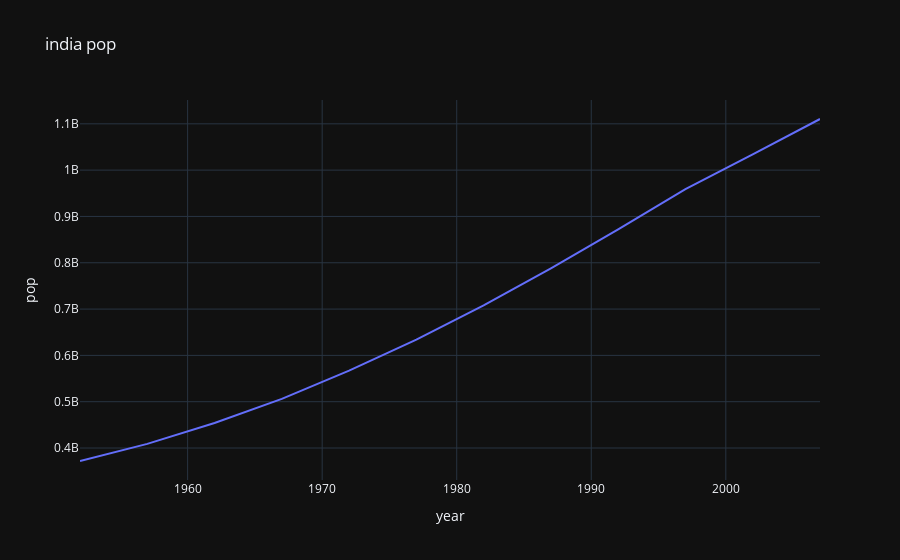

Notebook code cell kept with this figure:
### Code cell
# line plot
# plot india pop line plot

india = gap[gap['country'] == 'India']
px.line(india,x='year',y='pop',title='india pop',template='plotly_dark')

### Figure 1 — Plotly figure (JSON) as saved in the notebook; plotly's stock layout.template omitted (floating-point values rounded to 4 significant figures)
{"data": [{"hovertemplate": "year=%{x}<br>pop=%{y}<extra></extra>", "legendgroup": "", "line": {"color": "#636efa", "dash": "solid"}, "marker": {"symbol": "circle"}, "mode": "lines", "name": "", "orientation": "v", "showlegend": false, "type": "scatter", "x": [1952, 1957, 1962, 1967, 1972, 1977, 1982, 1987, 1992, 1997, 2002, 2007], "xaxis": "x", "y": [372000000, 409000000, 454000000, 506000000, 567000000, 634000000, 708000000, 788000000, 872000000, 959000000, 1034172547, 1110396331], "yaxis": "y"}], "layout": {"legend": {"tracegroupgap": 0}, "title": {"text": "india pop"}, "xaxis": {"anchor": "y", "domain": [0, 1], "title": {"text": "year"}}, "yaxis": {"anchor": "x", "domain": [0, 1], "title": {"text": "pop"}}}}
